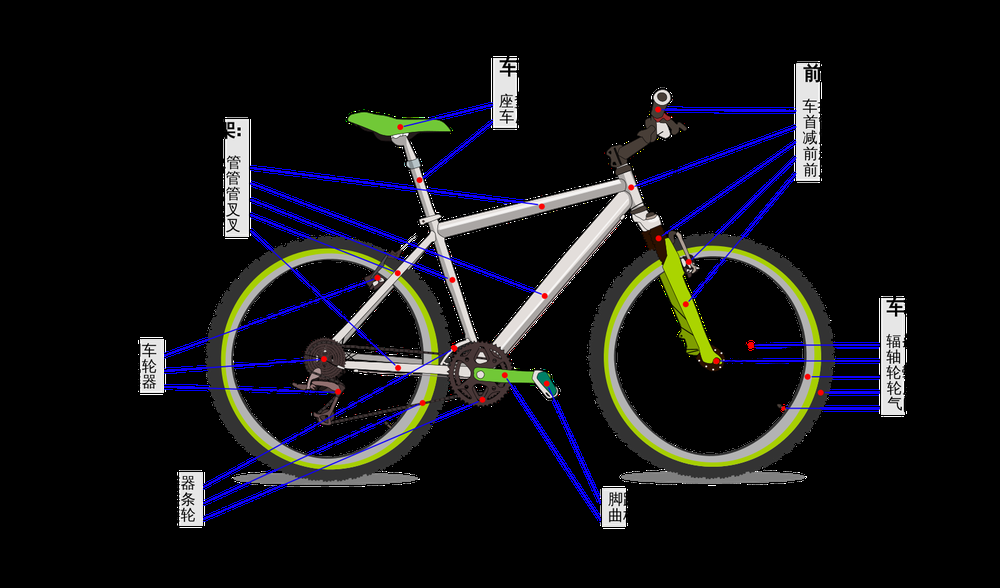
//> input picture assets/img/bicycle.png, 1000 x 588 px, shrunk from 1600 x 941 before the run
$ ./main   (built with g++ and OpenCV 4)
//> lines starting //> are read from the running program, lines starting //| are printed output that depends on the picture; after the words box and inside, x2 and y2 are one past the last pixel; in counts of white or black regions, pixels touching at a corner belong together
//
//  main.cpp
//  Ch12
//
//  Created by zz on 9/13/20.
//  Copyright © 2020 zwithz. All rights reserved.
//

#include <iostream>
#include <opencv2/opencv.hpp>
using namespace cv;
using namespace std;

/**
 * Example 12-1
 * Using cv::dfs() and cv::idft to accelerate the computation
 * of convoluitons
 */
// [40 lines left out: function ex1, not called in this run]

/**
 * Example 12-2
 * Using cv::HoughCircles() to return a sequence of circles
 * found in a grayscale image
 */
// [18 lines left out: function ex2, not called in this run]

/**
 * Exercise 12-1
 * In this exercise, we learn to experiment with parameters by setting good
 * low Thresh and highThresh values in cv::Canny(). Load an image with suitably
 * interesting line structures. We’ll use three different high:low threshold
 * settings of 1.5:1, 2.75:1, and 4:1.
 *   a. Report what you see with a high setting of less than 50.
 *   b. Report what you see with a high setting between 50 and 100.
 *   c. Report what you see with a high setting between 100 and 150.
 *   d. Report what you see with a high setting between 150 and 200.
 *   e. Report what you see with a high setting between 200 and 250.
 *   f. Summarize your results and explain what happens as best you can.
 */
// [16 lines left out: function exercise1, not called in this run]

/**
 * Exercise 12-2
 * Load an image containing clear lines and circles such as a side
 * view of a bicycle. Use the Hough line and Hough circle calls and
 * see how they respond to your image.
 */
void exercise2() {
    Mat src = imread("../assets/img/bicycle.png");
//> src is the input picture: 588 rows x 1000 cols, CV_8UC3; mean B, G, R 21.9, 19.3, 19.2
    if (src.empty()) return;
    imshow("bicycle", src);
    Mat edges, dst;
    Canny(src, edges, 50, 200);
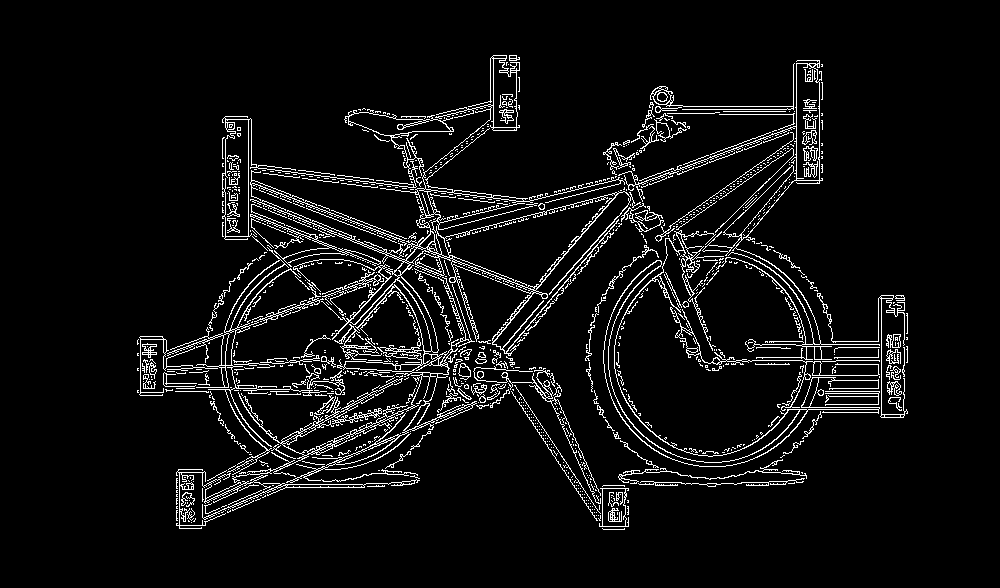
//> edges: 588 rows x 1000 cols, CV_8UC1; 6% white in thin lines or dots, all inside (x1, y1, x2, y2) = (137, 55, 908, 530)
    cvtColor(edges, dst, COLOR_GRAY2BGR);
    vector<Vec2f> lines;
    HoughLines(edges, lines, 1, CV_PI / 180, 200);
//> lines = 31 lines (rho, theta), first 12: [77, 1.94], [523, 1.06], [80, 1.94], [525, 1.06], [391, 1.22], [555, 1.17], [379, 1.61], [84, 1.94], [557, 1.17], [607, 0.72], [364, 1.57], [541, 1.13]
    for (size_t i = 0; i < lines.size(); i++) {
        double rho = lines[i][0], theta = lines[i][1];
        Point p1, p2;
        double a = cos(theta), b = sin(theta);
        double x0 = a * rho, y0 = b * rho;
        p1.x = cvRound(x0 + 1000 * (-b));
        p1.y = cvRound(y0 + 1000 * a);
        p2.x = cvRound(x0 - 1000 * (-b));
        p2.y = cvRound(y0 - 1000 * a);
        line(dst, p1, p2, Scalar(0, 0, 255), 1, LINE_AA);
    }
//> this loop made 31 passes
//> (rho, theta, a, b, x0, y0) on passes 1 to 12: (77, 1.94, -0.358, 0.934, -27.59, 71.89), (523, 1.06, 0.485, 0.875, 253.6, 457.4), (80, 1.94, -0.358, 0.934, -28.67, 74.69), (525, 1.06, 0.485, 0.875, 254.5, 459.2), (391, 1.22, 0.342, 0.94, 133.7, 367.4), (555, 1.17, 0.391, 0.921, 216.9, 510.9), (379, 1.61, -0.0349, 0.999, -13.23, 378.8), (84, 1.94, -0.358, 0.934, -30.1, 78.42), (557, 1.17, 0.391, 0.921, 217.6, 512.7), (607, 0.716, 0.755, 0.656, 458.1, 398.2), (364, 1.57, -4.37e-08, 1, -1.59e-05, 364), (541, 1.13, 0.423, 0.906, 228.6, 490.3)
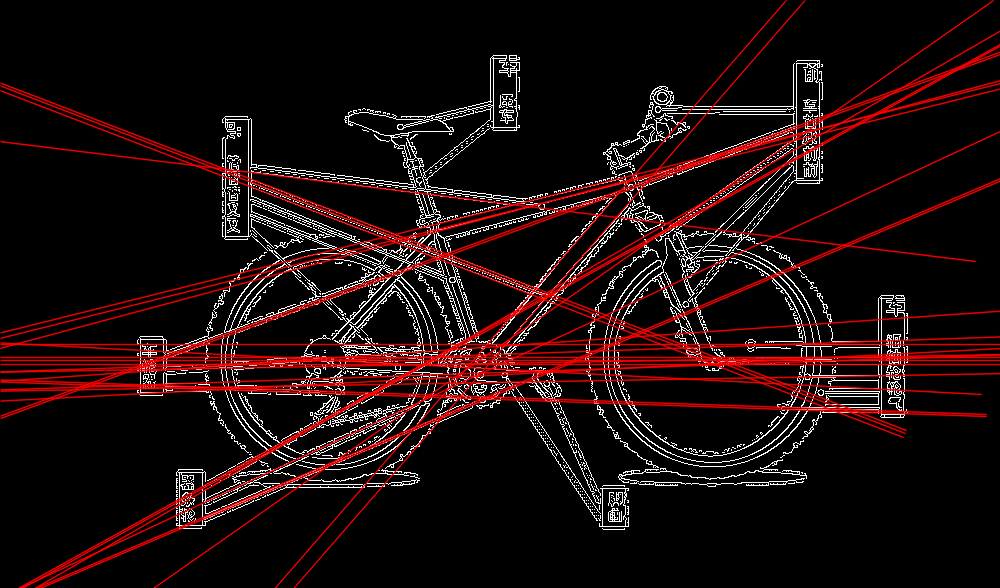
//> dst: 588 rows x 1000 cols, CV_8UC3; mean B, G, R 12.3, 12.3, 29
    imshow("lines", dst);

    Mat gray;
    cvtColor(src, gray, COLOR_BGR2GRAY);
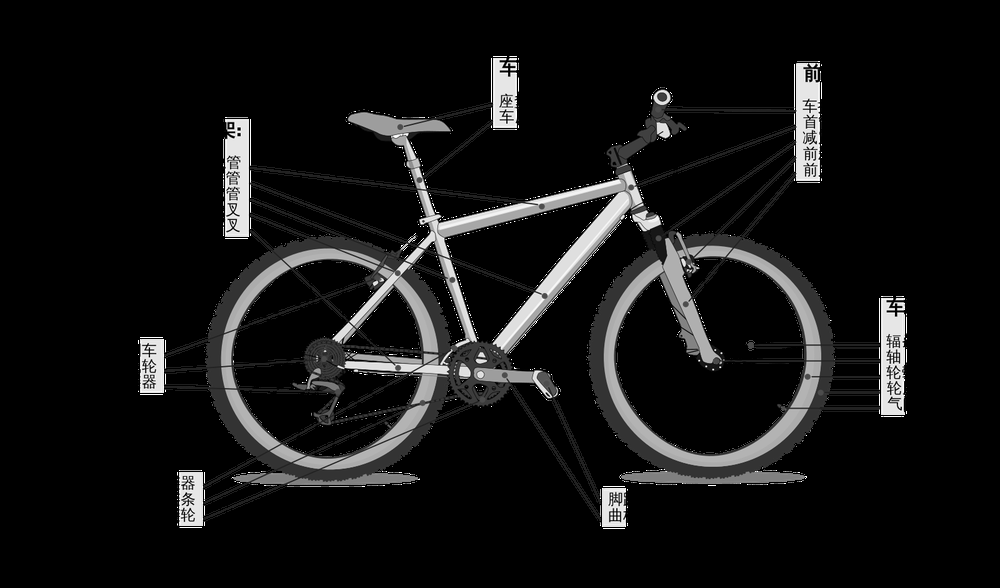
//> gray: 588 rows x 1000 cols, CV_8UC1; min 0, max 255, mean 19.6
    medianBlur(gray, gray, 5);
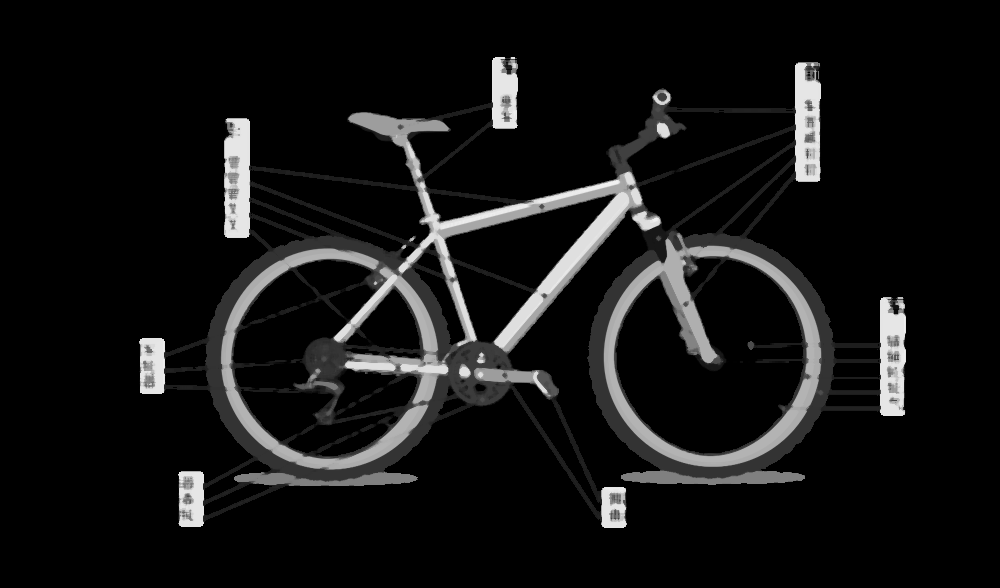
//> gray: 588 rows x 1000 cols, CV_8UC1; 12.24% of pixels changed, all inside (x1, y1, x2, y2) = (138, 56, 907, 529)
    vector<Vec3f> circles;
    HoughCircles(gray, circles, HOUGH_GRADIENT, 1, gray.rows / 16, 100, 30, 100, 160);
//> circles = 6 circles (x, y, radius): [712.5, 356.5, 109.7], [329.5, 360.5, 108.4], [303.5, 334.5, 157.2], [678.5, 328.5, 136.1], [354.5, 333.5, 131.9], [676.5, 365.5, 158.3]

    for (size_t i = 0; i < circles.size(); i++) {
        Vec3i c = circles[i];
        Point center = Point(c[0], c[1]);
        circle(src, center, 1, Scalar(0, 100, 100), 3, LINE_AA);
        circle(src, center, c[2], Scalar(255, 0, 255), 3, LINE_AA);
    }
//> this loop made 6 passes
//> c on passes 1 to 6: [712, 356, 110], [330, 360, 108], [304, 334, 157], [678, 328, 136], [354, 334, 132], [676, 366, 158]
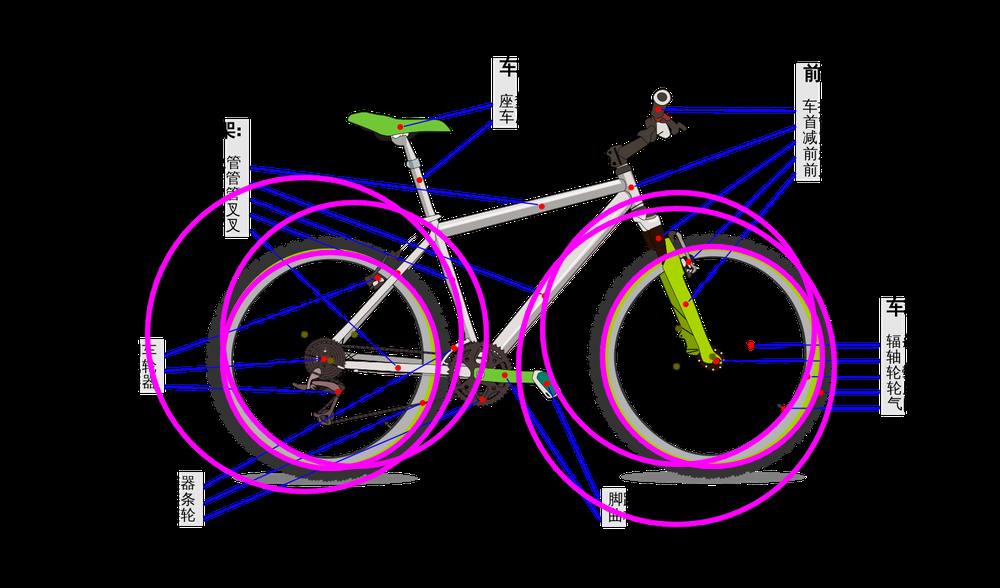
//> src: 588 rows x 1000 cols, CV_8UC3; 5.59% of pixels changed, all inside (x1, y1, x2, y2) = (144, 174, 838, 528)

    imshow("circles", src);
    waitKey(0);
}

int main(int argc, const char* argv[]) {
    exercise2();
    return 0;
}
